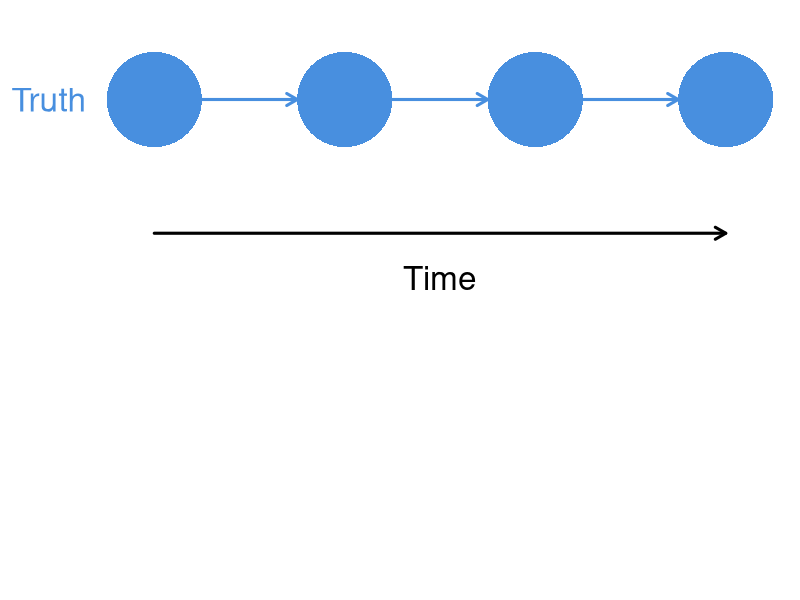
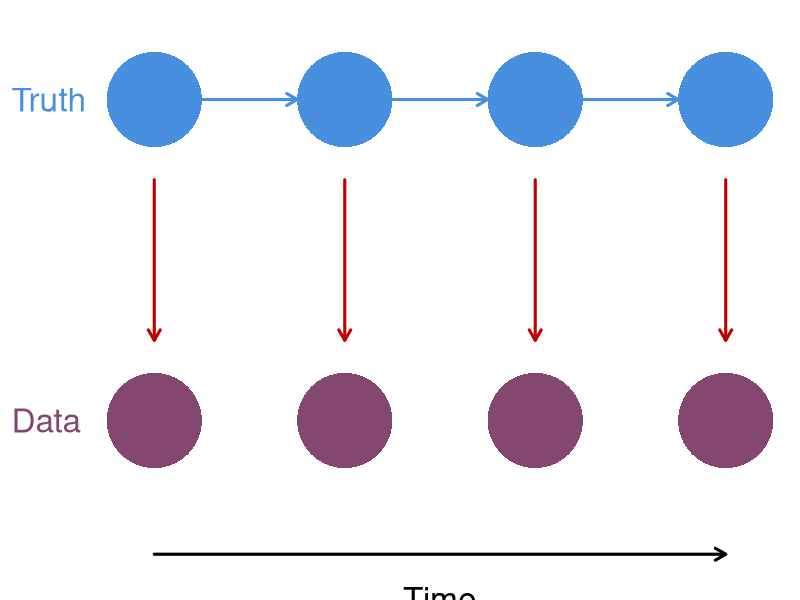
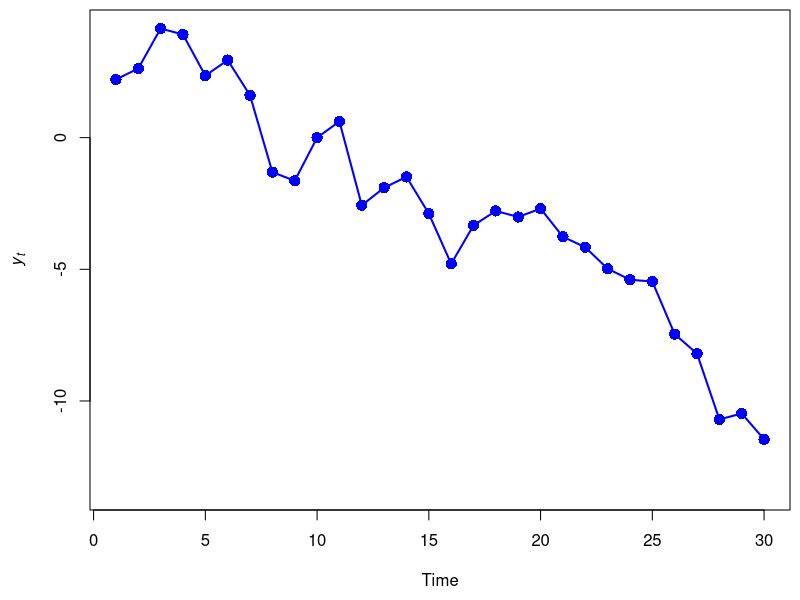
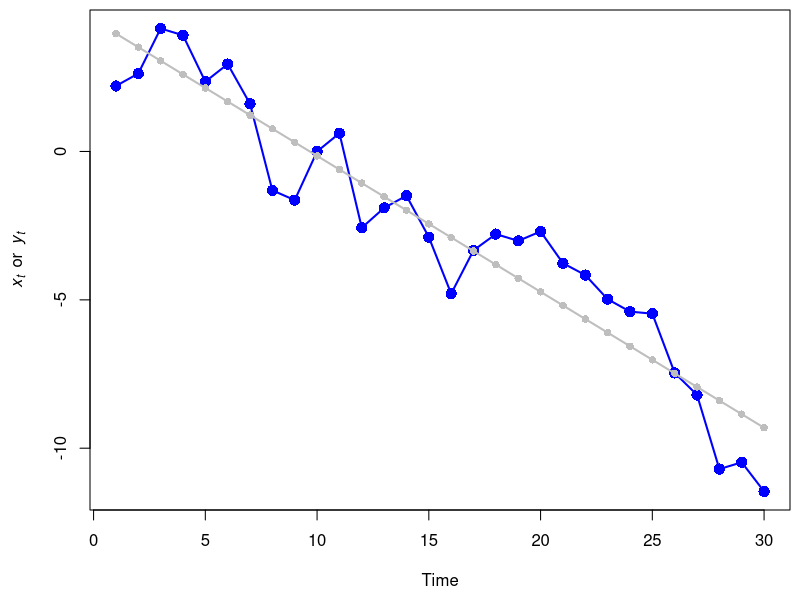
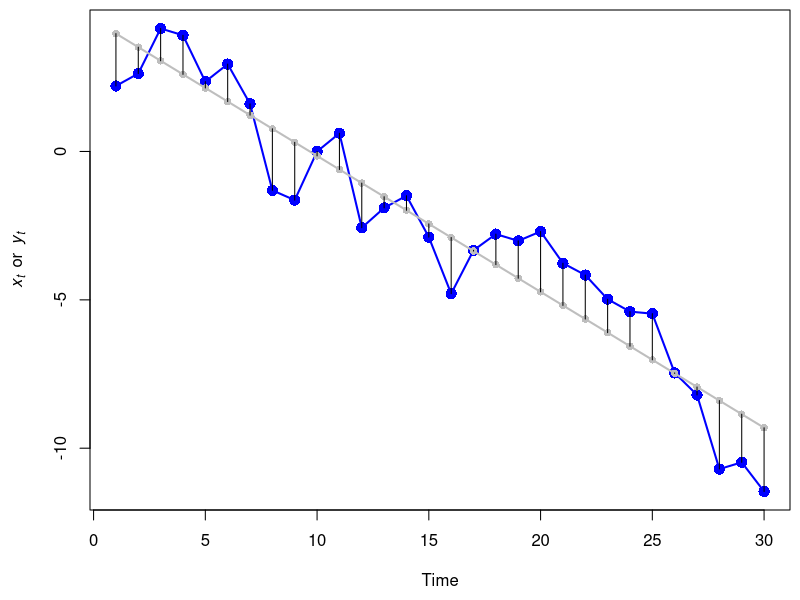
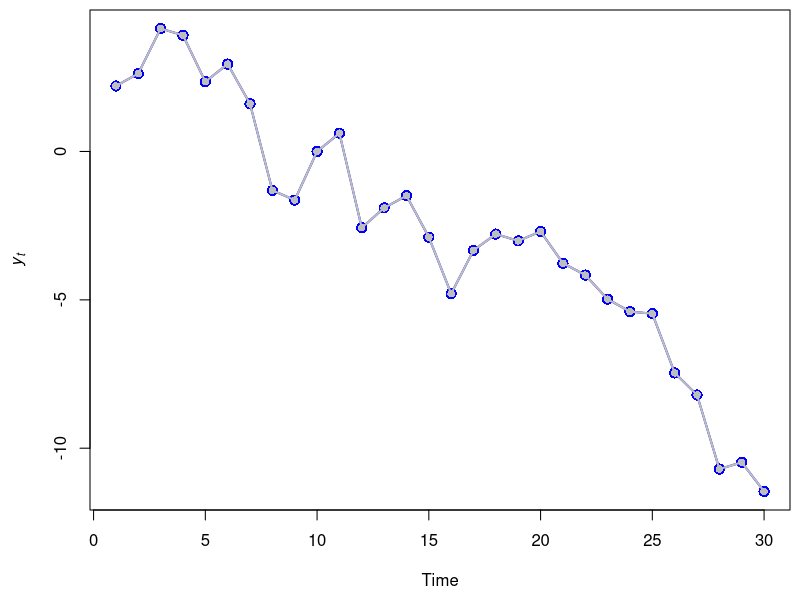
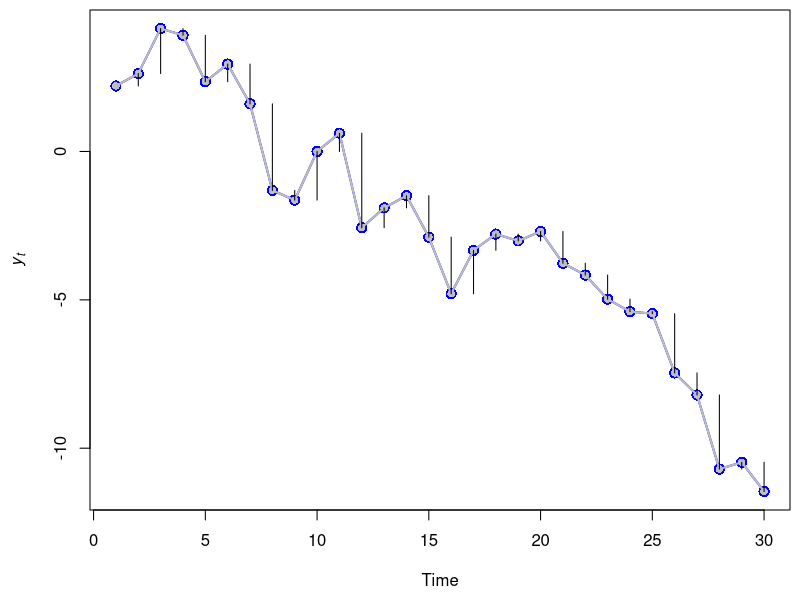
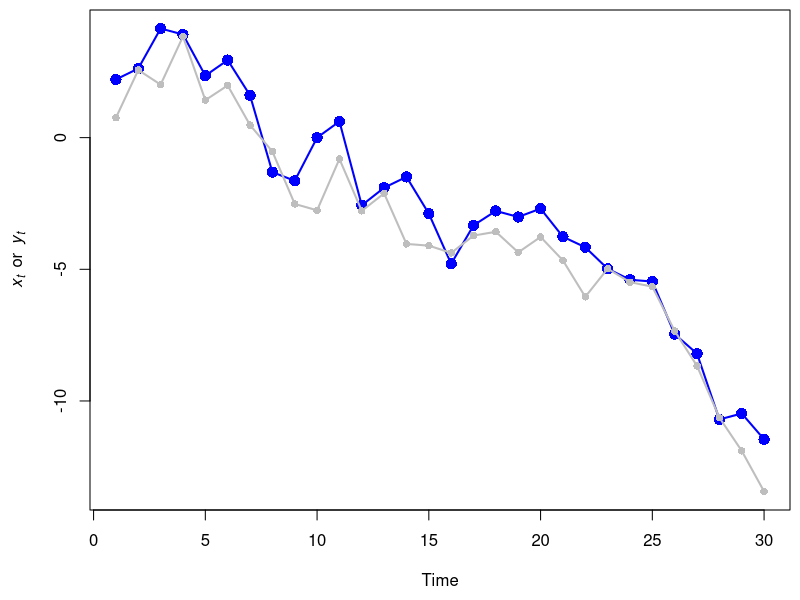

These charts were generated, in order, by the following R code:
## ---- chunk 1
knitr::opts_chunk$set(echo = FALSE)
set.seed(123)
## ---- chunk 2
par(mai=c(0.8,0.8,0,0), omi=rep(0,4))
## boundaries
ss <- 5
nn <- 7
rr <- ss*3
cc <- ss*nn
## mid-points
xm <- ss/2 + seq(0,cc-ss,ss)
ymt <- rr - ss/2
ymb <- ss/2
## arrow locs
x0t <- seq(ss, by=2*ss, len=3)
x1t <- x0t + ss
## empty plot space
plot(c(0,cc), c(0,rr), type="n", xlab="", ylab="",
     xaxt="n", yaxt="n", bty="n")
## top row: state
symbols(x=xm[c(1,3,5,7)], y=rep(ymt,4), circles=rep(ss/2,4),
        lty="solid",  fg=NA, bg="#488fdf",
        inches=FALSE, add=TRUE, lwd=3)
text("Truth", x=-ss, y=ymt, adj=c(0,0.5), xpd=NA,
     cex=2, col="#488fdf")
arrows(x0=x0t,x1=x1t,y0=ymt, col="#488fdf", lwd=3, length=0.12)
## Time or space
arrows(x0=ss/2, x1=cc-ss/2, y0=-ss/3+ss*2,
       length=0.12, lwd=3, xpd=NA)
text("Time", x=cc/2, y=-ss/2+ss*2, xpd=NA, pos=1, cex=2)
## ---- chunk 3
par(mai=c(0.8,0.8,0,0), omi=rep(0,4))
## arrow locs
x0t <- seq(ss, by=2*ss, len=3)
x1t <- x0t + ss
y0b <- rr - ss
y1b <- ss
## empty plot space
plot(c(0,cc), c(0,rr), type="n", xlab="", ylab="",
     xaxt="n", yaxt="n", bty="n")
## top row: state
symbols(x=xm[c(1,3,5,7)], y=rep(ymt,4), circles=rep(ss/2,4),
        lty="solid",  fg=NA, bg="#488fdf",
        inches=FALSE, add=TRUE, lwd=3)
text("Truth", x=-ss, y=ymt, adj=c(0,0.5), xpd=NA,
     cex=2, col="#488fdf")
## arrows
arrows(x0=x0t,x1=x1t,y0=ymt, col="#488fdf", lwd=3, length=0.12)
## bottom row: obs
symbols(x=xm[c(1,3,5,7)], y=rep(ss/2,4), circles=rep(ss/2,4),
        lty="solid",  fg=NA, bg="#844870",
        inches=FALSE, add=TRUE, lwd=3)
text("Data", x=-ss, y=ss/2, adj=c(0,0.5), xpd=NA,
     cex=2, col="#844870")
## arrows
arrows(x0=xm[c(1,3,5,7)], y0=y0b, y1=y1b,
       col="#c10101", lwd=3, length=0.12)
## Time or space
arrows(x0=ss/2, x1=cc-ss/2, y0=-ss/3,
       length=0.12, lwd=3, xpd=NA)
text("Time", x=cc/2, y=-ss/2, xpd=NA, pos=1, cex=2)
## ---- chunk 4
set.seed(666)

TT <- 30

uu <- -0.2
  
ww <- xx <- rnorm(TT)
for(t in 2:TT) {
  xx[t] <- xx[t-1] + uu + ww[t]
}

ee <- rnorm(TT, 0.7)
yy <- xx + ee

par(mai = c(0.9,0.9,0.1,0.1), omi = c(0,0,0,0))
plot.ts(yy, ylim = range(xx,yy),
        lwd = 2, type = "o", pch = 16, cex = 1.5, col = "blue",
        ylab = expression(italic(y[t])))
## ---- chunk 5
theta <- coef(lm(yy ~ seq(TT)))
y_obs <- theta[1] + theta[2] * seq(TT)

par(mai = c(0.9,0.9,0.1,0.1), omi = c(0,0,0,0))
plot.ts(yy, lwd = 2, type = "o", pch = 16,  cex = 1.5, col = "blue",
        ylab = expression(italic(x[t])~~or~~italic(y[t])))
lines(y_obs, lwd = 2, type = "o", pch = 16, col = "gray")
## ---- chunk 6
par(mai = c(0.9,0.9,0.1,0.1), omi = c(0,0,0,0))
plot.ts(yy, lwd = 2, type = "o", pch = 16,  cex = 1.5, col = "blue",
        ylab = expression(italic(x[t])~~or~~italic(y[t])))
lines(y_obs, lwd = 2, type = "o", pch = 16, col = "gray")
segments(seq(TT), y0 = y_obs, y1 = yy)
## ---- chunk 7
par(mai = c(0.9,0.9,0.1,0.1), omi = c(0,0,0,0))
plot.ts(yy, lwd = 2, type = "o", pch = 16, cex = 1.5, col = "blue",
        ylab = expression(italic(y[t])))
lines(yy, lwd = 2, type = "o", pch = 16, col = "gray")
## ---- chunk 8
par(mai = c(0.9,0.9,0.1,0.1), omi = c(0,0,0,0))
plot.ts(yy, lwd = 2, type = "o", pch = 16, cex = 1.5, col = "blue",
        ylab = expression(italic(y[t])))
lines(yy, lwd = 2, type = "o", pch = 16, col = "gray")
segments(seq(2,TT), y0 = yy[-TT], y1 = yy[-1])
## ---- chunk 9
par(mai = c(0.9,0.9,0.1,0.1), omi = c(0,0,0,0))
plot.ts(yy, ylim = range(xx,yy),
        lwd = 2, type = "o", pch = 16, cex = 1.5, col = "blue",
        ylab = expression(italic(x[t])~~or~~italic(y[t])))
lines(xx, lwd = 2, type = "o", pch = 16, col = "gray")
